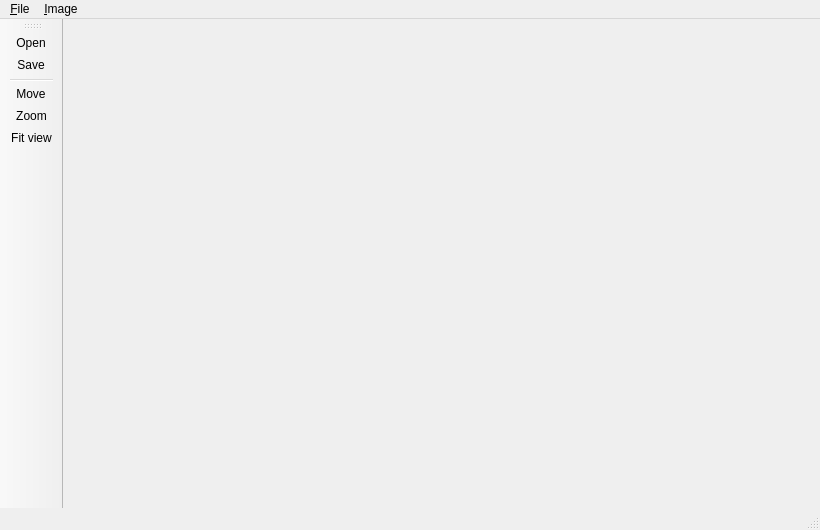
<?xml version="1.0" encoding="UTF-8"?>
<ui version="4.0">
 <class>EVMainWindow</class>
 <widget class="QMainWindow" name="EVMainWindow">
  <property name="geometry">
   <rect>
    <x>0</x>
    <y>0</y>
    <width>820</width>
    <height>530</height>
   </rect>
  </property>
  <property name="windowTitle">
   <string>E-FOTO Viewer</string>
  </property>
  <property name="windowIcon">
   <iconset resource="../resource/resource.qrc">
    <normaloff>:/icon/WindowIcon.png</normaloff>:/icon/WindowIcon.png</iconset>
  </property>
  <widget class="QWidget" name="centralwidget">
   <layout class="QGridLayout"/>
  </widget>
  <widget class="QStatusBar" name="statusbar"/>
  <widget class="QToolBar" name="toolBar">
   <property name="mouseTracking">
    <bool>false</bool>
   </property>
   <property name="windowTitle">
    <string>toolBar</string>
   </property>
   <property name="layoutDirection">
    <enum>Qt::LeftToRight</enum>
   </property>
   <property name="autoFillBackground">
    <bool>false</bool>
   </property>
   <property name="toolButtonStyle">
    <enum>Qt::ToolButtonIconOnly</enum>
   </property>
   <attribute name="toolBarArea">
    <enum>LeftToolBarArea</enum>
   </attribute>
   <attribute name="toolBarBreak">
    <bool>false</bool>
   </attribute>
   <addaction name="actionOpen"/>
   <addaction name="actionSave"/>
   <addaction name="separator"/>
   <addaction name="actionMove"/>
   <addaction name="actionZoom"/>
   <addaction name="actionFit_view"/>
  </widget>
  <widget class="QMenuBar" name="menuBar">
   <property name="geometry">
    <rect>
     <x>0</x>
     <y>0</y>
     <width>820</width>
     <height>25</height>
    </rect>
   </property>
   <widget class="QMenu" name="menu_File">
    <property name="title">
     <string>&amp;File</string>
    </property>
    <addaction name="actionOpen"/>
    <addaction name="actionSave"/>
    <addaction name="actionSave_as"/>
   </widget>
   <widget class="QMenu" name="menu_Image">
    <property name="title">
     <string>&amp;Image</string>
    </property>
    <addaction name="actionMove"/>
    <addaction name="actionZoom"/>
   </widget>
   <addaction name="menu_File"/>
   <addaction name="menu_Image"/>
  </widget>
  <action name="actionZoom">
   <property name="checkable">
    <bool>true</bool>
   </property>
   <property name="icon">
    <iconset resource="../resource/resource.qrc">
     <normaloff>:/icon/find.png</normaloff>:/icon/find.png</iconset>
   </property>
   <property name="text">
    <string>&amp;Zoom</string>
   </property>
   <property name="shortcut">
    <string>Ctrl+Z</string>
   </property>
  </action>
  <action name="actionExit">
   <property name="icon">
    <iconset resource="../resource/resource.qrc">
     <normaloff>:/icon/exit2.png</normaloff>:/icon/exit2.png</iconset>
   </property>
   <property name="text">
    <string>&amp;Exit</string>
   </property>
   <property name="shortcut">
    <string>Ctrl+E</string>
   </property>
  </action>
  <action name="actionFit_view">
   <property name="icon">
    <iconset resource="../resource/resource.qrc">
     <normaloff>:/icon/fit.png</normaloff>:/icon/fit.png</iconset>
   </property>
   <property name="text">
    <string>Fit &amp;view</string>
   </property>
   <property name="shortcut">
    <string>Ctrl+V</string>
   </property>
  </action>
  <action name="actionMove">
   <property name="checkable">
    <bool>true</bool>
   </property>
   <property name="icon">
    <iconset resource="../resource/resource.qrc">
     <normaloff>:/icon/move.png</normaloff>:/icon/move.png</iconset>
   </property>
   <property name="text">
    <string>Move</string>
   </property>
   <property name="shortcut">
    <string>Ctrl+M</string>
   </property>
  </action>
  <action name="actionImage_Tools">
   <property name="checkable">
    <bool>true</bool>
   </property>
   <property name="checked">
    <bool>true</bool>
   </property>
   <property name="text">
    <string>Image Tools</string>
   </property>
  </action>
  <action name="actionImage_coordinates">
   <property name="checkable">
    <bool>true</bool>
   </property>
   <property name="checked">
    <bool>true</bool>
   </property>
   <property name="text">
    <string>Image coordinates</string>
   </property>
  </action>
  <action name="actionOpen">
   <property name="icon">
    <iconset resource="../resource/resource.qrc">
     <normaloff>:/icon/fileopen.png</normaloff>:/icon/fileopen.png</iconset>
   </property>
   <property name="text">
    <string>&amp;Open</string>
   </property>
   <property name="shortcut">
    <string>Ctrl+O</string>
   </property>
  </action>
  <action name="actionSave">
   <property name="icon">
    <iconset resource="../resource/resource.qrc">
     <normaloff>:/icon/filesave</normaloff>:/icon/filesave</iconset>
   </property>
   <property name="text">
    <string>&amp;Save</string>
   </property>
   <property name="shortcut">
    <string>Ctrl+S</string>
   </property>
  </action>
  <action name="actionSave_as">
   <property name="icon">
    <iconset resource="../resource/resource.qrc">
     <normaloff>:/icon/filesave</normaloff>:/icon/filesave</iconset>
   </property>
   <property name="text">
    <string>Save as</string>
   </property>
   <property name="shortcut">
    <string>Ctrl+Shift+S</string>
   </property>
  </action>
 </widget>
 <resources>
  <include location="../resource/resource.qrc"/>
 </resources>
 <connections/>
</ui>
